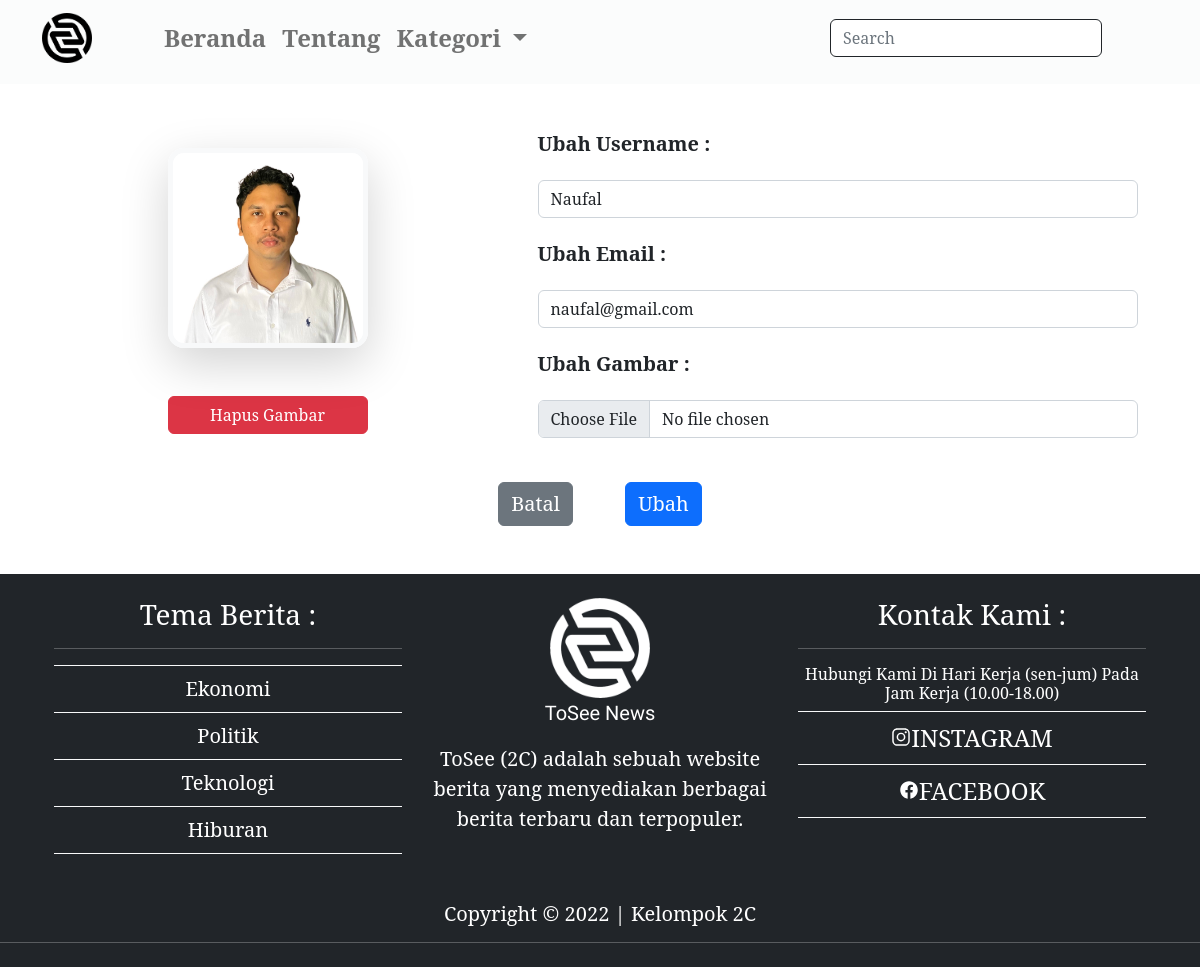
The app's page /User/index.php (signed in) with its own data.
### tables this page shows
CREATE TABLE `user` (
  `id` int(11) NOT NULL,
  `email` varchar(100) NOT NULL,
  `username` varchar(100) NOT NULL,
  `password` varchar(100) NOT NULL,
  `gambar` varchar(225) NOT NULL DEFAULT 'Logo-User.png'
);

CREATE TABLE `kategori` (
  `id` int(11) NOT NULL,
  `namaKategori` varchar(200) DEFAULT NULL,
  `tanggalPosting` timestamp NULL DEFAULT current_timestamp()
);

### koneksi.php (called while the page is built, shortened)
<?php
$conn = mysqli_connect("localhost", "root", "", "tubes_kelompok2c");
function query($query)
{
  global $conn;
  $result = mysqli_query($conn, $query);
  $rows = [];
  while ($row = mysqli_fetch_assoc($result)) {
    $rows[] = $row;
  }
  return $rows;
}
?>

### User/index.php (the view, shortened to what this page needs)
<?php
include '../koneksi.php';
$kategori = query("SELECT * FROM kategori");
$id = $_SESSION["id"];
$user = query("SELECT * FROM user WHERE id = $id");
$email = $user[0]["email"];
$username = $user[0]["username"];
$gambar = $user[0]["gambar"];
?>
<!DOCTYPE html>
<html lang="en">
<head>
  <link rel="stylesheet" href="../HalamanUtama/bootstrap.css" />
</head>
<body style="font-family: 'Noto Serif', serif">
  <?php include('Inc/header.php') ?>
  <div class="container my-5 m-auto text-center">
    <form action="" method="post" enctype="multipart/form-data">
      <div class="row">
        <div class="col-5 mt-3">
          <img class="rounded-4 border border-5 border-light shadow-lg" width="200px" height="200px"
            style="object-fit: cover;" src="../HalamanUtama/img/img-user/<?php echo $gambar; ?>" alt="">
          <a style="width: 200px;" href="confirmGambar.php?id=<?= $id ?>"
            class="btn btn-danger d-block m-auto mb-5 mt-5">Hapus Gambar</a>
        </div>
        <div class="col-7">
          <h4 class=" text-start fs-5 fw-bolder m-auto" style="max-width: 600px;">Ubah Username :</h4>
          <div class="input-group my-4">
            <input style="max-width: 600px;" name="username" type="text" class="form-control m-auto" required
              value="<?php echo $username; ?>" oninvalid="this.setCustomValidity('Nama Tidak Boleh Kosong')">
          </div>
          <h4 class="text-start fs-5 fw-bolder m-auto" style="max-width: 600px;">Ubah Email :</h4>
          <div class="input-group my-4">
            <input style="max-width: 600px;" name="email" type="email" class="form-control m-auto" required
              oninvalid="this.setCustomValidity('Email Tidak Boleh Kosong & Email Harus Diisi Sesuai Kriteria &#34; email@email.com &#34;')"
              value="<?php echo $email; ?>">
          </div>
          <h4 class="text-start fs-5 fw-bolder m-auto" style="max-width: 600px;">Ubah Gambar :</h4>
          <div class="input-group my-4">
            <input style="max-width: 600px;" type="file" name="gambar" class="form-control m-auto">
          </div>
        </div>
      </div>
      <a href="../HalamanUtama/" class="btn btn-secondary fs-5 me-5">Batal</a>
      <button type="submit" name="submit" class="btn btn-primary fs-5">Ubah</button>
    </form>
  </div>
  <?php include('Inc/footer.php') ?>
</body>
</html>

### User/Inc/footer.php (shortened to what this page needs)
<footer class="bg-dark text-white pb-2 pt-4 fs-5">
  <div class="container row m-auto">
    <div class="col-lg-4 text-center mb-5">
      <h3 class="">Tema Berita :</h3>
      <hr />
      <div class="list-group">
        <?php foreach ($kategori as $row): ?>
        <a href="../HalamanUtama/kategori.php?kategori=<?php echo $row["namaKategori"]; ?>"
          class="border-start-0 border-end-0 rounded-0 border-light bg-dark text-white list-group-item list-group-item-action">
          <?php echo $row["namaKategori"]; ?>
        </a>
        <?php endforeach; ?>
      </div>
    </div>
    <div class="col-lg-4 text-center mb-5">
      <img width="100px" src="../img/Logo-Putih.png" alt="">
      <div class="list-group">
        <p style="font-family: 'Merienda One', cursive;">ToSee News</p>
        <p>ToSee (2C) adalah sebuah website berita yang menyediakan berbagai berita terbaru dan terpopuler.</p>
      </div>
    </div>
    <div class="col-lg-4 text-center">
      <h3 class="">Kontak Kami :</h3>
      <hr />
      <div class="list-group">
        <h6>
          Hubungi Kami Di Hari Kerja (sen-jum) Pada Jam Kerja (10.00-18.00)
        </h6>
        <a href="#"
          class="border-start-0 border-end-0 rounded-0 border-light bg-dark text-white list-group-item list-group-item-action fs-4">
          <ion-icon class="fs-5" name="logo-instagram"></ion-icon>INSTAGRAM
        </a>
        <a href="#"
          class="border-start-0 border-end-0 rounded-0 border-light bg-dark text-white list-group-item list-group-item-action fs-4">
          <ion-icon class="fs-5" name="logo-facebook"></ion-icon>FACEBOOK
        </a>
      </div>
    </div>
  </div>
  <div class="col-lg-12 text-center">
    <h5 class="">Copyright &copy; 2022 | Kelompok 2C </h5>
    <hr />
  </div>
</footer>

### records on screen
user: gambar (picture), username "Naufal", email "naufal@gmail.com"
kategori: namaKategori "Ekonomi"
kategori: namaKategori "Politik"
kategori: namaKategori "Teknologi"
kategori: namaKategori "Hiburan"
